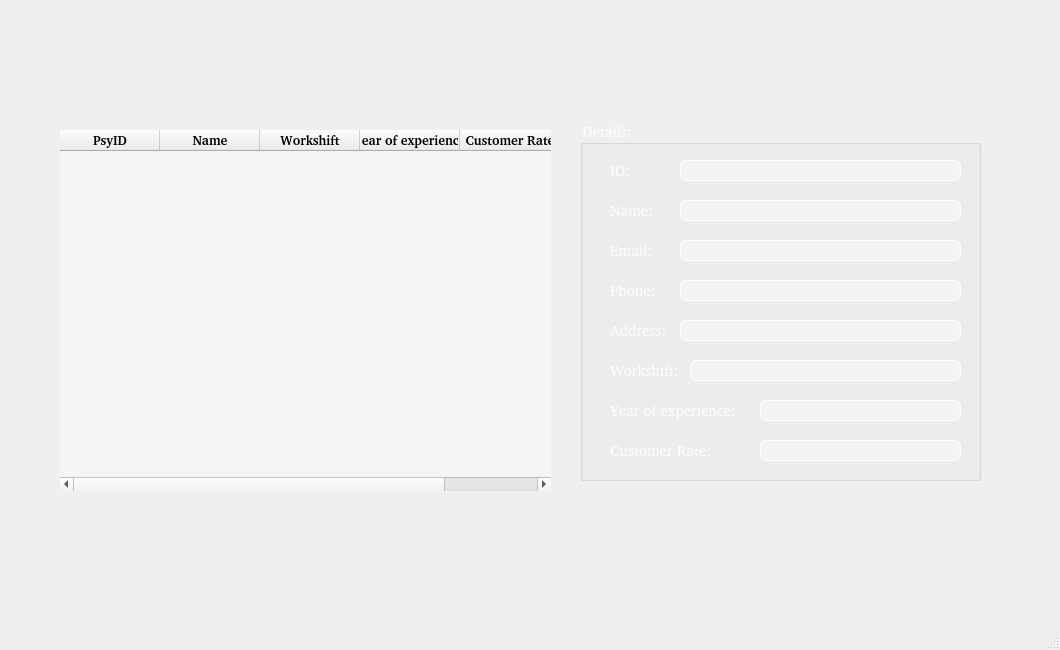
<?xml version="1.0" encoding="UTF-8"?>
<ui version="4.0">
 <class>MainWindow</class>
 <widget class="QMainWindow" name="MainWindow">
  <property name="geometry">
   <rect>
    <x>0</x>
    <y>0</y>
    <width>1060</width>
    <height>650</height>
   </rect>
  </property>
  <property name="windowTitle">
   <string>Panacea - Choose Psychology Consultant</string>
  </property>
  <widget class="QWidget" name="centralwidget">
   <widget class="QLabel" name="label">
    <property name="geometry">
     <rect>
      <x>10</x>
      <y>10</y>
      <width>1041</width>
      <height>591</height>
     </rect>
    </property>
    <property name="text">
     <string/>
    </property>
    <property name="pixmap">
     <pixmap>../assets/image/BG Home Window.png</pixmap>
    </property>
    <property name="scaledContents">
     <bool>true</bool>
    </property>
   </widget>
   <widget class="QLabel" name="label_2">
    <property name="geometry">
     <rect>
      <x>100</x>
      <y>210</y>
      <width>52</width>
      <height>15</height>
     </rect>
    </property>
    <property name="text">
     <string/>
    </property>
   </widget>
   <widget class="QTableWidget" name="tableWidgetPysConsultant">
    <property name="geometry">
     <rect>
      <x>60</x>
      <y>130</y>
      <width>491</width>
      <height>361</height>
     </rect>
    </property>
    <property name="font">
     <font>
      <family>#9Slide03 Oswald Bold</family>
      <pointsize>10</pointsize>
     </font>
    </property>
    <property name="styleSheet">
     <string notr="true">QTableWidget {
    background-color: rgba(255, 255, 255, 100); /* Màu nền bảng với độ trong suốt */
    color: white; /* Màu chữ */
    font-size: 10pt; /* Kích thước font chữ */
    font-family: &quot;#9Slide03 Oswald Bold&quot;;
}</string>
    </property>
    <property name="frameShape">
     <enum>QFrame::NoFrame</enum>
    </property>
    <property name="frameShadow">
     <enum>QFrame::Sunken</enum>
    </property>
    <column>
     <property name="text">
      <string>PsyID</string>
     </property>
     <property name="font">
      <font>
       <family>#9Slide03 Oswald Bold</family>
       <pointsize>10</pointsize>
       <weight>75</weight>
       <bold>true</bold>
      </font>
     </property>
     <property name="foreground">
      <brush brushstyle="SolidPattern">
       <color alpha="255">
        <red>0</red>
        <green>0</green>
        <blue>0</blue>
       </color>
      </brush>
     </property>
    </column>
    <column>
     <property name="text">
      <string>Name</string>
     </property>
     <property name="font">
      <font>
       <family>#9Slide03 Oswald Bold</family>
       <pointsize>10</pointsize>
       <weight>75</weight>
       <bold>true</bold>
      </font>
     </property>
     <property name="background">
      <color alpha="100">
       <red>225</red>
       <green>225</green>
       <blue>225</blue>
      </color>
     </property>
    </column>
    <column>
     <property name="text">
      <string>Workshift</string>
     </property>
     <property name="font">
      <font>
       <family>#9Slide03 Oswald Bold</family>
       <pointsize>10</pointsize>
       <weight>75</weight>
       <bold>true</bold>
      </font>
     </property>
    </column>
    <column>
     <property name="text">
      <string>Year of experience</string>
     </property>
     <property name="font">
      <font>
       <family>#9Slide03 Oswald Bold</family>
       <pointsize>10</pointsize>
       <weight>75</weight>
       <bold>true</bold>
      </font>
     </property>
    </column>
    <column>
     <property name="text">
      <string>Customer Rate</string>
     </property>
     <property name="font">
      <font>
       <family>#9Slide03 Oswald Bold</family>
       <pointsize>10</pointsize>
       <weight>75</weight>
       <bold>true</bold>
      </font>
     </property>
    </column>
   </widget>
   <widget class="QGroupBox" name="groupBox">
    <property name="geometry">
     <rect>
      <x>580</x>
      <y>120</y>
      <width>401</width>
      <height>361</height>
     </rect>
    </property>
    <property name="font">
     <font>
      <family>#9Slide03 Oswald Bold</family>
      <pointsize>11</pointsize>
     </font>
    </property>
    <property name="styleSheet">
     <string notr="true">color: rgb(255, 255, 255);
font-size: 11pt;
font-family: &quot;#9Slide03 Oswald Bold&quot;;</string>
    </property>
    <property name="title">
     <string>Details:</string>
    </property>
    <widget class="QLabel" name="label_3">
     <property name="geometry">
      <rect>
       <x>30</x>
       <y>40</y>
       <width>61</width>
       <height>21</height>
      </rect>
     </property>
     <property name="font">
      <font>
       <family>#9Slide03 Oswald Bold</family>
       <pointsize>11</pointsize>
      </font>
     </property>
     <property name="text">
      <string>ID:</string>
     </property>
    </widget>
    <widget class="QLineEdit" name="lineEditPsyID">
     <property name="enabled">
      <bool>false</bool>
     </property>
     <property name="geometry">
      <rect>
       <x>100</x>
       <y>40</y>
       <width>281</width>
       <height>21</height>
      </rect>
     </property>
     <property name="font">
      <font>
       <family>#9Slide03 Oswald Bold</family>
       <pointsize>10</pointsize>
      </font>
     </property>
     <property name="styleSheet">
      <string notr="true">background-color: rgba(255, 255, 255, 100);
border: 0.5px solid white;
border-radius: 7px;
font-size: 10pt;
font-family: &quot;#9Slide03 Oswald Bold&quot;;
</string>
     </property>
    </widget>
    <widget class="QLabel" name="label_4">
     <property name="geometry">
      <rect>
       <x>30</x>
       <y>80</y>
       <width>61</width>
       <height>21</height>
      </rect>
     </property>
     <property name="font">
      <font>
       <family>#9Slide03 Oswald Bold</family>
       <pointsize>11</pointsize>
      </font>
     </property>
     <property name="text">
      <string>Name: </string>
     </property>
    </widget>
    <widget class="QLineEdit" name="lineEditName">
     <property name="enabled">
      <bool>false</bool>
     </property>
     <property name="geometry">
      <rect>
       <x>100</x>
       <y>80</y>
       <width>281</width>
       <height>21</height>
      </rect>
     </property>
     <property name="font">
      <font>
       <family>#9Slide03 Oswald Bold</family>
       <pointsize>10</pointsize>
      </font>
     </property>
     <property name="styleSheet">
      <string notr="true">background-color: rgba(255, 255, 255, 100);
border: 0.5px solid white;
border-radius: 7px;
font-size: 10pt;
font-family: &quot;#9Slide03 Oswald Bold&quot;;</string>
     </property>
    </widget>
    <widget class="QLineEdit" name="lineEditEmail">
     <property name="enabled">
      <bool>false</bool>
     </property>
     <property name="geometry">
      <rect>
       <x>100</x>
       <y>120</y>
       <width>281</width>
       <height>21</height>
      </rect>
     </property>
     <property name="font">
      <font>
       <family>#9Slide03 Oswald Bold</family>
       <pointsize>10</pointsize>
      </font>
     </property>
     <property name="styleSheet">
      <string notr="true">background-color: rgba(255, 255, 255, 100);
border: 0.5px solid white;
border-radius: 7px;
font-size: 10pt;
font-family: &quot;#9Slide03 Oswald Bold&quot;;
</string>
     </property>
    </widget>
    <widget class="QLineEdit" name="lineEditPhone">
     <property name="enabled">
      <bool>false</bool>
     </property>
     <property name="geometry">
      <rect>
       <x>100</x>
       <y>160</y>
       <width>281</width>
       <height>21</height>
      </rect>
     </property>
     <property name="font">
      <font>
       <family>#9Slide03 Oswald Bold</family>
       <pointsize>10</pointsize>
      </font>
     </property>
     <property name="styleSheet">
      <string notr="true">background-color: rgba(255, 255, 255, 100);
border: 0.5px solid white;
border-radius: 7px;
font-size: 10pt;
font-family: &quot;#9Slide03 Oswald Bold&quot;;
</string>
     </property>
    </widget>
    <widget class="QLabel" name="label_5">
     <property name="geometry">
      <rect>
       <x>30</x>
       <y>120</y>
       <width>61</width>
       <height>21</height>
      </rect>
     </property>
     <property name="font">
      <font>
       <family>#9Slide03 Oswald Bold</family>
       <pointsize>11</pointsize>
      </font>
     </property>
     <property name="text">
      <string>Email:</string>
     </property>
    </widget>
    <widget class="QLabel" name="label_6">
     <property name="geometry">
      <rect>
       <x>30</x>
       <y>160</y>
       <width>61</width>
       <height>21</height>
      </rect>
     </property>
     <property name="font">
      <font>
       <family>#9Slide03 Oswald Bold</family>
       <pointsize>11</pointsize>
      </font>
     </property>
     <property name="text">
      <string>Phone:</string>
     </property>
    </widget>
    <widget class="QLabel" name="label_7">
     <property name="geometry">
      <rect>
       <x>30</x>
       <y>200</y>
       <width>61</width>
       <height>21</height>
      </rect>
     </property>
     <property name="font">
      <font>
       <family>#9Slide03 Oswald Bold</family>
       <pointsize>11</pointsize>
      </font>
     </property>
     <property name="text">
      <string>Address:</string>
     </property>
    </widget>
    <widget class="QLineEdit" name="lineEditWorkshift">
     <property name="enabled">
      <bool>false</bool>
     </property>
     <property name="geometry">
      <rect>
       <x>110</x>
       <y>240</y>
       <width>271</width>
       <height>21</height>
      </rect>
     </property>
     <property name="font">
      <font>
       <family>#9Slide03 Oswald Bold</family>
       <pointsize>10</pointsize>
      </font>
     </property>
     <property name="styleSheet">
      <string notr="true">background-color: rgba(255, 255, 255, 100);
border: 0.5px solid white;
border-radius: 7px;
font-size: 10pt;
font-family: &quot;#9Slide03 Oswald Bold&quot;;
</string>
     </property>
    </widget>
    <widget class="QLabel" name="label_8">
     <property name="geometry">
      <rect>
       <x>30</x>
       <y>280</y>
       <width>131</width>
       <height>21</height>
      </rect>
     </property>
     <property name="font">
      <font>
       <family>#9Slide03 Oswald Bold</family>
       <pointsize>11</pointsize>
      </font>
     </property>
     <property name="text">
      <string>Year of experience:</string>
     </property>
    </widget>
    <widget class="QLineEdit" name="lineEditYearofExperience">
     <property name="enabled">
      <bool>false</bool>
     </property>
     <property name="geometry">
      <rect>
       <x>180</x>
       <y>280</y>
       <width>201</width>
       <height>21</height>
      </rect>
     </property>
     <property name="font">
      <font>
       <family>#9Slide03 Oswald Bold</family>
       <pointsize>10</pointsize>
      </font>
     </property>
     <property name="styleSheet">
      <string notr="true">background-color: rgba(255, 255, 255, 100);
border: 0.5px solid white;
border-radius: 7px;
font-size: 10pt;
font-family: &quot;#9Slide03 Oswald Bold&quot;;
</string>
     </property>
    </widget>
    <widget class="QLineEdit" name="lineEditAddress">
     <property name="enabled">
      <bool>false</bool>
     </property>
     <property name="geometry">
      <rect>
       <x>100</x>
       <y>200</y>
       <width>281</width>
       <height>21</height>
      </rect>
     </property>
     <property name="font">
      <font>
       <family>#9Slide03 Oswald Bold</family>
       <pointsize>10</pointsize>
      </font>
     </property>
     <property name="styleSheet">
      <string notr="true">background-color: rgba(255, 255, 255, 100);
border: 0.5px solid white;
border-radius: 7px;
font-size: 10pt;
font-family: &quot;#9Slide03 Oswald Bold&quot;;</string>
     </property>
    </widget>
    <widget class="QLabel" name="label_9">
     <property name="geometry">
      <rect>
       <x>30</x>
       <y>320</y>
       <width>121</width>
       <height>21</height>
      </rect>
     </property>
     <property name="font">
      <font>
       <family>#9Slide03 Oswald Bold</family>
       <pointsize>11</pointsize>
      </font>
     </property>
     <property name="text">
      <string>Customer Rate:</string>
     </property>
    </widget>
    <widget class="QLineEdit" name="lineEditCustomerRate">
     <property name="enabled">
      <bool>false</bool>
     </property>
     <property name="geometry">
      <rect>
       <x>180</x>
       <y>320</y>
       <width>201</width>
       <height>21</height>
      </rect>
     </property>
     <property name="font">
      <font>
       <family>#9Slide03 Oswald Bold</family>
       <pointsize>10</pointsize>
      </font>
     </property>
     <property name="styleSheet">
      <string notr="true">background-color: rgba(255, 255, 255, 100);
border: 0.5px solid white;
border-radius: 7px;
font-size: 10pt;
font-family: &quot;#9Slide03 Oswald Bold&quot;;</string>
     </property>
    </widget>
    <widget class="QLabel" name="label_10">
     <property name="geometry">
      <rect>
       <x>30</x>
       <y>240</y>
       <width>71</width>
       <height>21</height>
      </rect>
     </property>
     <property name="font">
      <font>
       <family>#9Slide03 Oswald Bold</family>
       <pointsize>11</pointsize>
      </font>
     </property>
     <property name="text">
      <string>Workshift:</string>
     </property>
    </widget>
   </widget>
   <widget class="QPushButton" name="pushButtonChoosePsyConsultant">
    <property name="geometry">
     <rect>
      <x>290</x>
      <y>510</y>
      <width>371</width>
      <height>71</height>
     </rect>
    </property>
    <property name="autoFillBackground">
     <bool>false</bool>
    </property>
    <property name="styleSheet">
     <string notr="true">background-color: transparent;
border: none;
</string>
    </property>
    <property name="text">
     <string/>
    </property>
    <property name="icon">
     <iconset>
      <normaloff>../assets/icons/Choose PsyConsultant.png</normaloff>../assets/icons/Choose PsyConsultant.png</iconset>
    </property>
    <property name="iconSize">
     <size>
      <width>200</width>
      <height>200</height>
     </size>
    </property>
   </widget>
   <widget class="QPushButton" name="pushButtonExit">
    <property name="geometry">
     <rect>
      <x>530</x>
      <y>510</y>
      <width>201</width>
      <height>71</height>
     </rect>
    </property>
    <property name="styleSheet">
     <string notr="true">background-color: transparent;
border: none;</string>
    </property>
    <property name="text">
     <string/>
    </property>
    <property name="icon">
     <iconset>
      <normaloff>../assets/icons/Exit.png</normaloff>../assets/icons/Exit.png</iconset>
    </property>
    <property name="iconSize">
     <size>
      <width>90</width>
      <height>90</height>
     </size>
    </property>
   </widget>
  </widget>
  <widget class="QMenuBar" name="menubar">
   <property name="geometry">
    <rect>
     <x>0</x>
     <y>0</y>
     <width>1060</width>
     <height>25</height>
    </rect>
   </property>
  </widget>
  <widget class="QStatusBar" name="statusbar"/>
 </widget>
 <resources/>
 <connections/>
</ui>
